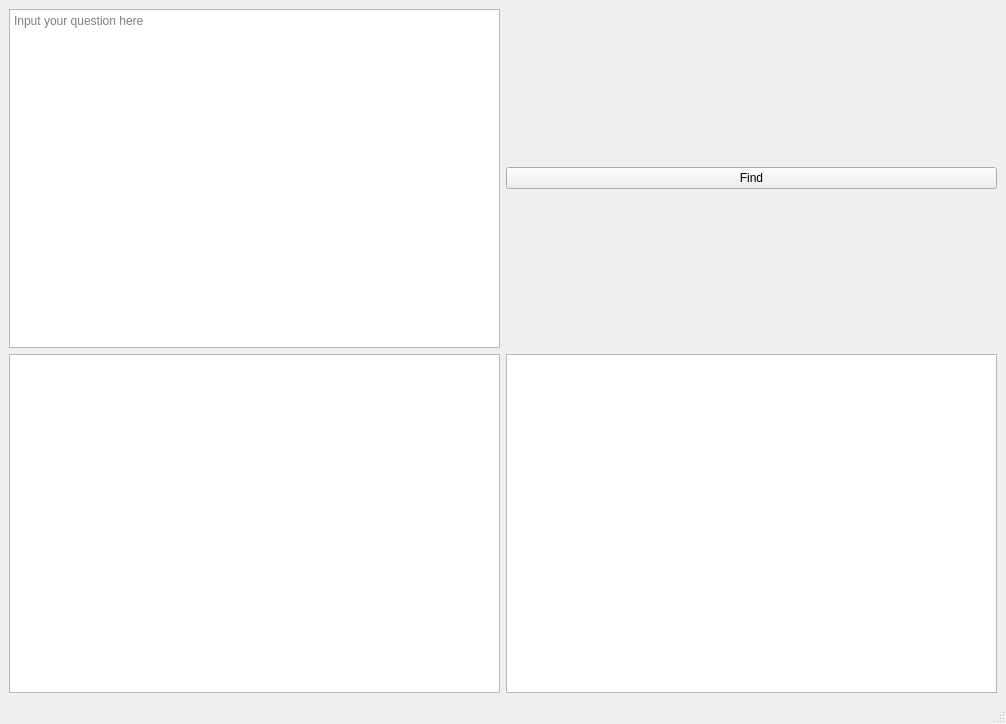
<?xml version="1.0" encoding="UTF-8"?>
<ui version="4.0">
 <class>MainWindow</class>
 <widget class="QMainWindow" name="MainWindow">
  <property name="geometry">
   <rect>
    <x>0</x>
    <y>0</y>
    <width>1006</width>
    <height>724</height>
   </rect>
  </property>
  <property name="windowTitle">
   <string>Similar question finder</string>
  </property>
  <widget class="QWidget" name="centralwidget">
   <layout class="QGridLayout" name="gridLayout">
    <item row="0" column="1">
     <widget class="QTextEdit" name="input_textEdit">
      <property name="placeholderText">
       <string>Input your question here</string>
      </property>
     </widget>
    </item>
    <item row="1" column="2">
     <widget class="QListWidget" name="out_listWidget"/>
    </item>
    <item row="0" column="2">
     <widget class="QPushButton" name="find_Button">
      <property name="text">
       <string>Find</string>
      </property>
     </widget>
    </item>
    <item row="1" column="1">
     <widget class="QListWidget" name="listWidget">
      <property name="horizontalScrollBarPolicy">
       <enum>Qt::ScrollBarAlwaysOff</enum>
      </property>
     </widget>
    </item>
   </layout>
  </widget>
  <widget class="QMenuBar" name="menubar">
   <property name="geometry">
    <rect>
     <x>0</x>
     <y>0</y>
     <width>1006</width>
     <height>22</height>
    </rect>
   </property>
  </widget>
  <widget class="QStatusBar" name="statusbar"/>
 </widget>
 <resources/>
 <connections/>
</ui>
